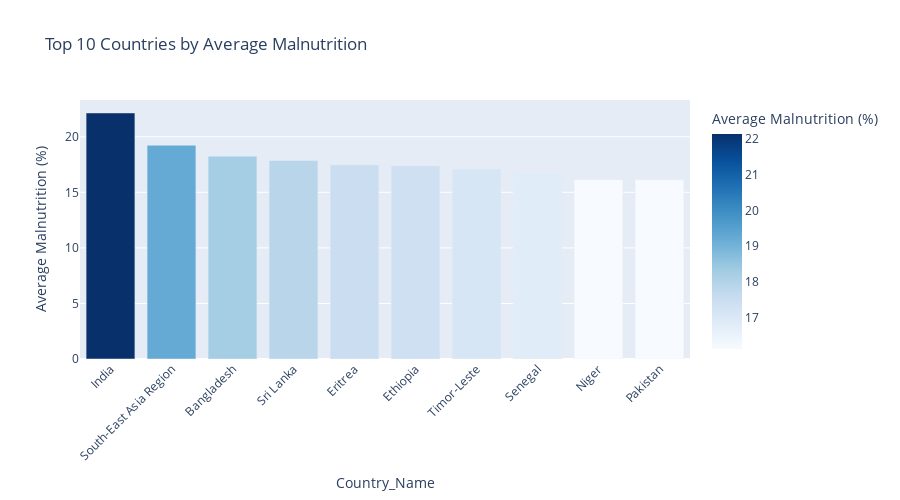

Notebook source saved alongside this figure:
### Code cell
fig3 = pltly.bar(
            top_malnut,
            x='Country_Name',
            y='Mean_Estimate',
            title='Top 10 Countries by Average Malnutrition',
            labels={'Mean_Estimate': 'Average Malnutrition (%)'},
            color='Mean_Estimate',
            color_continuous_scale='Blues',
            height=500,
            width=900)
fig3.update_layout(xaxis_tickangle=-45)
fig3.show()

### Figure 1 — Plotly figure (JSON) as saved in the notebook; plotly's stock layout.template omitted (floating-point values rounded to 4 significant figures)
{"data": [{"alignmentgroup": "True", "hovertemplate": "Country_Name=%{x}<br>Average Malnutrition (%)=%{marker.color}<extra></extra>", "legendgroup": "", "marker": {"color": [22.14, 19.24, 18.25, 17.87, 17.47, 17.39, 17.1, 16.82, 16.14, 16.12], "coloraxis": "coloraxis", "pattern": {"shape": ""}}, "name": "", "offsetgroup": "", "orientation": "v", "showlegend": false, "textposition": "auto", "type": "bar", "x": ["India", "South-East Asia Region", "Bangladesh", "Sri Lanka", "Eritrea", "Ethiopia", "Timor-Leste", "Senegal", "Niger", "Pakistan"], "xaxis": "x", "y": [22.14, 19.24, 18.25, 17.87, 17.47, 17.39, 17.1, 16.82, 16.14, 16.12], "yaxis": "y"}], "layout": {"barmode": "relative", "coloraxis": {"colorbar": {"title": {"text": "Average Malnutrition (%)"}}, "colorscale": [[0, "rgb(247,251,255)"], [0.125, "rgb(222,235,247)"], [0.25, "rgb(198,219,239)"], [0.375, "rgb(158,202,225)"], [0.5, "rgb(107,174,214)"], [0.625, "rgb(66,146,198)"], [0.75, "rgb(33,113,181)"], [0.875, "rgb(8,81,156)"], [1, "rgb(8,48,107)"]]}, "height": 500, "legend": {"tracegroupgap": 0}, "title": {"text": "Top 10 Countries by Average Malnutrition"}, "width": 900, "xaxis": {"anchor": "y", "autorange": true, "domain": [0, 1], "range": [-0.5, 9.5], "tickangle": -45, "title": {"text": "Country_Name"}, "type": "category"}, "yaxis": {"anchor": "x", "autorange": true, "domain": [0, 1], "range": [0, 23.31], "title": {"text": "Average Malnutrition (%)"}, "type": "linear"}}}
